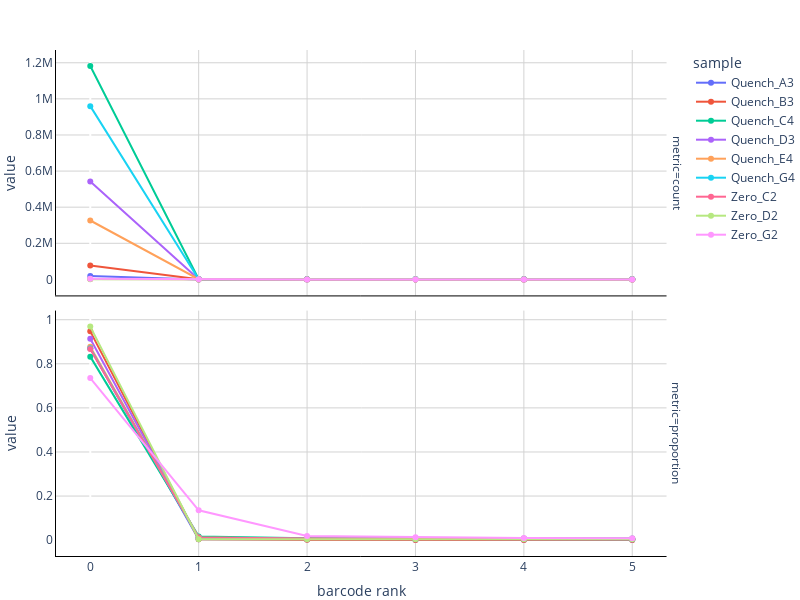

Source (notebook cell):
### Markdown cell above
Count (or proportion of total count) per barcode (akin to scSPRITE Figure 1C)

### Code cell
fig = px.line(
    (
        df_barcode_counts_all
        .groupby('sample', group_keys=False)
        .apply(lambda g:
           g.assign(
               rank=np.argsort(np.argsort(-g['count_dedup'])),
               proportion=g['count_dedup'] / g['count_dedup'].sum()
           ).pipe(lambda g2: g2.loc[g2['rank'] < 6]))
        .reset_index()
        .melt(id_vars=['sample', 'rank'], value_vars=['count', 'proportion'], var_name='metric')
        .sort_values(['sample', 'rank'])
    ),
    x='rank',
    y='value',
    color='sample',
    facet_row='metric',
    markers=True,
    # category_orders=dict(well=sorted(df_data['sample'].unique())),
    # color_discrete_sequence=sns.color_palette('cividis', n_colors=len(df_data['sample'].unique())).as_hex(),
    labels={'rank': 'barcode rank'}
)
fig.update_yaxes(
    matches=None,
    gridcolor='lightgray',
    linecolor='black'
)
fig.update_xaxes(
    gridcolor='lightgray',
    linecolor='black'
)
fig.update_layout(
    margin=dict(l=0, b=10, t=50, r=10),
    height=600,
    width=800,
    plot_bgcolor='#fff'
)
fig.write_image(os.path.join(DIR_RESULTS, 'barcode_count_by_barcode_rank.png'), scale=2)
fig.show()

### Figure 1 — Plotly figure (JSON) as saved in the notebook; plotly's stock layout.template omitted (floating-point values rounded to 4 significant figures)
{"data": [{"hovertemplate": "sample=Quench_A3<br>metric=count<br>barcode rank=%{x}<br>value=%{y}<extra></extra>", "legendgroup": "Quench_A3", "line": {"color": "#636efa", "dash": "solid"}, "marker": {"symbol": "circle"}, "mode": "lines+markers", "name": "Quench_A3", "orientation": "v", "showlegend": true, "type": "scatter", "x": [0, 1, 2, 3, 4, 5], "xaxis": "x2", "y": [18165, 67, 42, 36, 40, 38], "yaxis": "y2"}, {"hovertemplate": "sample=Quench_A3<br>metric=proportion<br>barcode rank=%{x}<br>value=%{y}<extra></extra>", "legendgroup": "Quench_A3", "line": {"color": "#636efa", "dash": "solid"}, "marker": {"symbol": "circle"}, "mode": "lines+markers", "name": "Quench_A3", "orientation": "v", "showlegend": false, "type": "scatter", "x": [0, 1, 2, 3, 4, 5], "xaxis": "x", "y": [0.8698, 0.00394, 0.002392, 0.002322, 0.002251, 0.00204], "yaxis": "y"}, {"hovertemplate": "sample=Quench_B3<br>metric=count<br>barcode rank=%{x}<br>value=%{y}<extra></extra>", "legendgroup": "Quench_B3", "line": {"color": "#EF553B", "dash": "solid"}, "marker": {"symbol": "circle"}, "mode": "lines+markers", "name": "Quench_B3", "orientation": "v", "showlegend": true, "type": "scatter", "x": [0, 1, 2, 3, 4, 5], "xaxis": "x2", "y": [76582, 175, 91, 41, 38, 41], "yaxis": "y2"}, {"hovertemplate": "sample=Quench_B3<br>metric=proportion<br>barcode rank=%{x}<br>value=%{y}<extra></extra>", "legendgroup": "Quench_B3", "line": {"color": "#EF553B", "dash": "solid"}, "marker": {"symbol": "circle"}, "mode": "lines+markers", "name": "Quench_B3", "orientation": "v", "showlegend": false, "type": "scatter", "x": [0, 1, 2, 3, 4, 5], "xaxis": "x", "y": [0.9473, 0.004061, 0.001951, 0.0009085, 0.0008283, 0.0007749], "yaxis": "y"}, {"hovertemplate": "sample=Quench_C4<br>metric=count<br>barcode rank=%{x}<br>value=%{y}<extra></extra>", "legendgroup": "Quench_C4", "line": {"color": "#00cc96", "dash": "solid"}, "marker": {"symbol": "circle"}, "mode": "lines+markers", "name": "Quench_C4", "orientation": "v", "showlegend": true, "type": "scatter", "x": [0, 1, 2, 3, 4, 5], "xaxis": "x2", "y": [1181975, 1437, 676, 616, 576, 584], "yaxis": "y2"}, {"hovertemplate": "sample=Quench_C4<br>metric=proportion<br>barcode rank=%{x}<br>value=%{y}<extra></extra>", "legendgroup": "Quench_C4", "line": {"color": "#00cc96", "dash": "solid"}, "marker": {"symbol": "circle"}, "mode": "lines+markers", "name": "Quench_C4", "orientation": "v", "showlegend": false, "type": "scatter", "x": [0, 1, 2, 3, 4, 5], "xaxis": "x", "y": [0.8325, 0.01708, 0.008153, 0.007524, 0.006972, 0.006921], "yaxis": "y"}, {"hovertemplate": "sample=Quench_D3<br>metric=count<br>barcode rank=%{x}<br>value=%{y}<extra></extra>", "legendgroup": "Quench_D3", "line": {"color": "#ab63fa", "dash": "solid"}, "marker": {"symbol": "circle"}, "mode": "lines+markers", "name": "Quench_D3", "orientation": "v", "showlegend": true, "type": "scatter", "x": [0, 1, 2, 3, 4, 5], "xaxis": "x2", "y": [542550, 691, 364, 273, 270, 265], "yaxis": "y2"}, {"hovertemplate": "sample=Quench_D3<br>metric=proportion<br>barcode rank=%{x}<br>value=%{y}<extra></extra>", "legendgroup": "Quench_D3", "line": {"color": "#ab63fa", "dash": "solid"}, "marker": {"symbol": "circle"}, "mode": "lines+markers", "name": "Quench_D3", "orientation": "v", "showlegend": false, "type": "scatter", "x": [0, 1, 2, 3, 4, 5], "xaxis": "x", "y": [0.9132, 0.0095, 0.004968, 0.003832, 0.003774, 0.003613], "yaxis": "y"}, {"hovertemplate": "sample=Quench_E4<br>metric=count<br>barcode rank=%{x}<br>value=%{y}<extra></extra>", "legendgroup": "Quench_E4", "line": {"color": "#FFA15A", "dash": "solid"}, "marker": {"symbol": "circle"}, "mode": "lines+markers", "name": "Quench_E4", "orientation": "v", "showlegend": true, "type": "scatter", "x": [0, 1, 2, 3, 4, 5], "xaxis": "x2", "y": [326201, 856, 417, 422, 356, 334], "yaxis": "y2"}, {"hovertemplate": "sample=Quench_E4<br>metric=proportion<br>barcode rank=%{x}<br>value=%{y}<extra></extra>", "legendgroup": "Quench_E4", "line": {"color": "#FFA15A", "dash": "solid"}, "marker": {"symbol": "circle"}, "mode": "lines+markers", "name": "Quench_E4", "orientation": "v", "showlegend": false, "type": "scatter", "x": [0, 1, 2, 3, 4, 5], "xaxis": "x", "y": [0.8771, 0.01203, 0.005992, 0.005946, 0.00505, 0.004726], "yaxis": "y"}, {"hovertemplate": "sample=Quench_G4<br>metric=count<br>barcode rank=%{x}<br>value=%{y}<extra></extra>", "legendgroup": "Quench_G4", "line": {"color": "#19d3f3", "dash": "solid"}, "marker": {"symbol": "circle"}, "mode": "lines+markers", "name": "Quench_G4", "orientation": "v", "showlegend": true, "type": "scatter", "x": [0, 1, 2, 3, 4, 5], "xaxis": "x2", "y": [959656, 842, 512, 400, 381, 375], "yaxis": "y2"}, {"hovertemplate": "sample=Quench_G4<br>metric=proportion<br>barcode rank=%{x}<br>value=%{y}<extra></extra>", "legendgroup": "Quench_G4", "line": {"color": "#19d3f3", "dash": "solid"}, "marker": {"symbol": "circle"}, "mode": "lines+markers", "name": "Quench_G4", "orientation": "v", "showlegend": false, "type": "scatter", "x": [0, 1, 2, 3, 4, 5], "xaxis": "x", "y": [0.871, 0.01041, 0.006323, 0.005093, 0.004692, 0.004612], "yaxis": "y"}, {"hovertemplate": "sample=Zero_C2<br>metric=count<br>barcode rank=%{x}<br>value=%{y}<extra></extra>", "legendgroup": "Zero_C2", "line": {"color": "#FF6692", "dash": "solid"}, "marker": {"symbol": "circle"}, "mode": "lines+markers", "name": "Zero_C2", "orientation": "v", "showlegend": true, "type": "scatter", "x": [0, 1, 2, 3, 4, 5], "xaxis": "x2", "y": [2708, 37, 24, 21, 18, 17], "yaxis": "y2"}, {"hovertemplate": "sample=Zero_C2<br>metric=proportion<br>barcode rank=%{x}<br>value=%{y}<extra></extra>", "legendgroup": "Zero_C2", "line": {"color": "#FF6692", "dash": "solid"}, "marker": {"symbol": "circle"}, "mode": "lines+markers", "name": "Zero_C2", "orientation": "v", "showlegend": false, "type": "scatter", "x": [0, 1, 2, 3, 4, 5], "xaxis": "x", "y": [0.8666, 0.01197, 0.007866, 0.007182, 0.005814, 0.005814], "yaxis": "y"}, {"hovertemplate": "sample=Zero_D2<br>metric=count<br>barcode rank=%{x}<br>value=%{y}<extra></extra>", "legendgroup": "Zero_D2", "line": {"color": "#B6E880", "dash": "solid"}, "marker": {"symbol": "circle"}, "mode": "lines+markers", "name": "Zero_D2", "orientation": "v", "showlegend": true, "type": "scatter", "x": [0, 1, 2, 3, 4, 5], "xaxis": "x2", "y": [221, 1, 1, 1, 1, 1], "yaxis": "y2"}, {"hovertemplate": "sample=Zero_D2<br>metric=proportion<br>barcode rank=%{x}<br>value=%{y}<extra></extra>", "legendgroup": "Zero_D2", "line": {"color": "#B6E880", "dash": "solid"}, "marker": {"symbol": "circle"}, "mode": "lines+markers", "name": "Zero_D2", "orientation": "v", "showlegend": false, "type": "scatter", "x": [0, 1, 2, 3, 4, 5], "xaxis": "x", "y": [0.9688, 0.004464, 0.004464, 0.004464, 0.004464, 0.004464], "yaxis": "y"}, {"hovertemplate": "sample=Zero_G2<br>metric=count<br>barcode rank=%{x}<br>value=%{y}<extra></extra>", "legendgroup": "Zero_G2", "line": {"color": "#FF97FF", "dash": "solid"}, "marker": {"symbol": "circle"}, "mode": "lines+markers", "name": "Zero_G2", "orientation": "v", "showlegend": true, "type": "scatter", "x": [0, 1, 2, 3, 4, 5], "xaxis": "x2", "y": [3130, 552, 75, 57, 37, 39], "yaxis": "y2"}, {"hovertemplate": "sample=Zero_G2<br>metric=proportion<br>barcode rank=%{x}<br>value=%{y}<extra></extra>", "legendgroup": "Zero_G2", "line": {"color": "#FF97FF", "dash": "solid"}, "marker": {"symbol": "circle"}, "mode": "lines+markers", "name": "Zero_G2", "orientation": "v", "showlegend": false, "type": "scatter", "x": [0, 1, 2, 3, 4, 5], "xaxis": "x", "y": [0.7351, 0.1356, 0.0184, 0.01361, 0.009327, 0.009075], "yaxis": "y"}], "layout": {"annotations": [{"font": {}, "showarrow": false, "text": "metric=proportion", "textangle": 90, "x": 0.98, "xanchor": "left", "xref": "paper", "y": 0.2425, "yanchor": "middle", "yref": "paper"}, {"font": {}, "showarrow": false, "text": "metric=count", "textangle": 90, "x": 0.98, "xanchor": "left", "xref": "paper", "y": 0.7575, "yanchor": "middle", "yref": "paper"}], "height": 600, "legend": {"title": {"text": "sample"}, "tracegroupgap": 0}, "margin": {"b": 10, "l": 0, "r": 10, "t": 50}, "plot_bgcolor": "#fff", "width": 800, "xaxis": {"anchor": "y", "autorange": true, "domain": [0, 0.98], "gridcolor": "lightgray", "linecolor": "black", "range": [-0.3168, 5.317], "title": {"text": "barcode rank"}, "type": "linear"}, "xaxis2": {"anchor": "y2", "autorange": true, "domain": [0, 0.98], "gridcolor": "lightgray", "linecolor": "black", "matches": "x", "range": [-0.3168, 5.317], "showticklabels": false, "type": "linear"}, "yaxis": {"anchor": "x", "autorange": true, "domain": [0, 0.485], "gridcolor": "lightgray", "linecolor": "black", "range": [-0.07187, 1.041], "title": {"text": "value"}, "type": "linear"}, "yaxis2": {"anchor": "x2", "autorange": true, "domain": [0.515, 1], "gridcolor": "lightgray", "linecolor": "black", "range": [-88700.0, 1271000.0], "title": {"text": "value"}, "type": "linear"}}}
